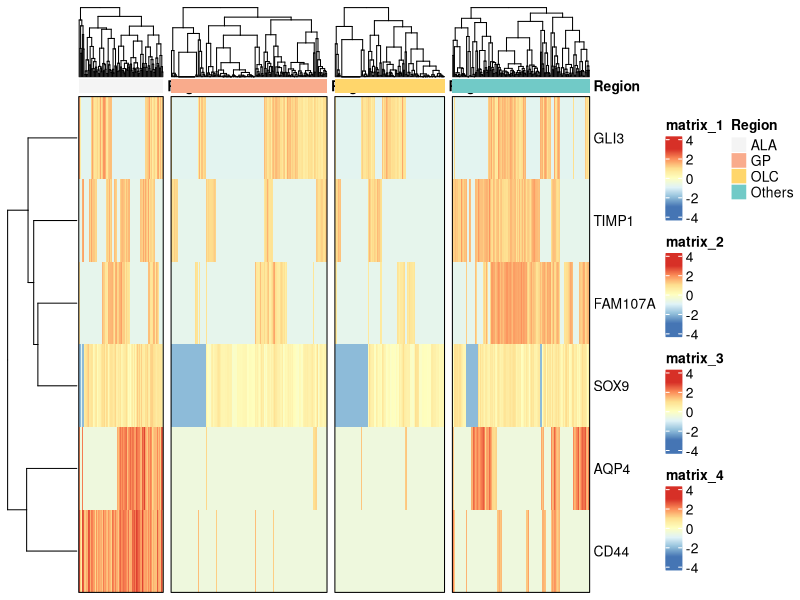

R code for this plot:
library(RColorBrewer)
library(ComplexHeatmap)
library(circlize)
library(digest)
library(cluster)

annotation_ala = read.csv('Annotation_ala_5N.csv',row.names = 1)
annotation_gp = read.csv('Annotation_gp_5N.csv',row.names = 1)
annotation_olc = read.csv('Annotation_olc_5N.csv',row.names = 1)
annotation_others = read.csv('Annotation_others_5N.csv',row.names = 1)

ann_colors = list(
  Region = c(ALA = "#f4f4f4", 
             GP = "#f9ab8c",
             OLC ='#ffd66b',
             Others ='#71cac7'))

mat = read.csv('5N.csv',row.names = 1)
mat = log2(mat+1)
mat = t(scale(t(mat)))
dim(mat)

ala = as.matrix(mat[,1:104]) #104
gp = as.matrix(mat[,105:296]) #192
olc = as.matrix(mat[,297:431]) #135
others = as.matrix(mat[,432:600]) #169


Breaks <- c(-3,3)

h1 = ComplexHeatmap::pheatmap(as.matrix(ala), 
                              annotation_col = annotation_ala,
                              annotation_colors = ann_colors,
                              annotation_names_row = F,
                              show_colnames = F,
                              border_color = NA, breaks = Breaks,
                              border = TRUE)

h2 = ComplexHeatmap::pheatmap(as.matrix(gp),
                              annotation_col = annotation_gp,
                              annotation_colors = ann_colors,
                              annotation_names_row = F,
                              show_colnames = F,
                              border_color = NA, breaks = Breaks,
                              border = TRUE)

h3 = ComplexHeatmap::pheatmap(as.matrix(olc), 
                              annotation_col = annotation_olc,
                              annotation_colors = ann_colors,
                              annotation_names_row = F,
                              show_colnames = F,
                              border_color = NA, breaks = Breaks,
                              border = TRUE)

h4 = ComplexHeatmap::pheatmap(as.matrix(others),
                              annotation_col = annotation_others,
                              annotation_colors = ann_colors,
                              annotation_names_row = F,
                              show_colnames = F,
                              border_color = NA, breaks = Breaks,
                              border = TRUE)


h1 + h2 + h3 + h4 
